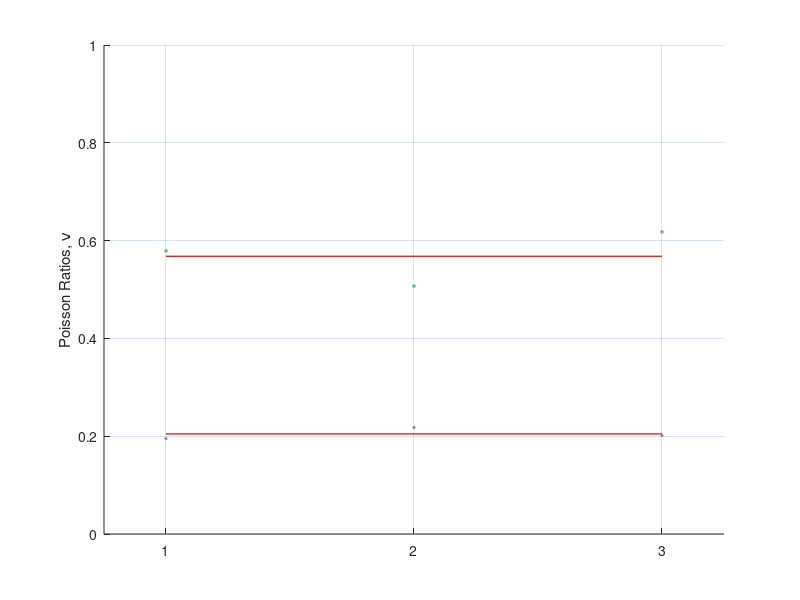

MATLAB code for this plot:

poisson_12 = [0.195, 0.218, 0.201];
poisson_23 = [0.579, 0.507, 0.618];
label = [1,2,3];

mean_12 = mean(poisson_12)
mean_23 = mean(poisson_23)
mean_12 = mean_12*ones(3,1)
mean_23 = mean_23*ones(3,1)

v=500*ones(360,1)

fig=figure('units','inch','position',[0,0,3.5,2.5]); hold on; grid on; set(gca,'FontSize',10);
 
% plot(StrainG12_Stat,Stress_mean,'LineWidth',1.5,'Color',[0.75,0.75,0.75]);


plot(label,poisson_12,'o','MarkerSize',2,...
    'MarkerEdgeColor',[0.75,0.75,0.75],...
    'MarkerFaceColor',[0, 0.4470, 0.7410],'LineWidth',0.5,'Color',[0, 0.4470, 0.7410])

plot(label,poisson_23,'s','MarkerSize',2,...
    'MarkerEdgeColor',[0.75,0.75,0.75],...
    'MarkerFaceColor',[0, 0.75, 0.75],'LineWidth',0.5,'Color',[0, 0.75, 0.75])

plot(label,mean_12,'LineWidth',0.85,'Color',[0.8,0,0]);
plot(label,mean_23,'LineWidth',0.85,'Color',[0.8,0,0]);

 ylim([0 1]); set(gca,'YTick',[0:0.2:1]);
%  
 xlim([0.75 3.25]); set(gca,'xTick',[1:3]);


%  legend([a b c d e],'m = 0.1 kg','m = 0.2 kg','m = 0.3 kg','m = 0.4 kg','m = 0.5 kg')



       ylabel('Poisson Ratios, \nu')
%        xlabel('Sample, \gamma')
 
grid on 
set(gca,'GridColor',[0.1 0.2 0.9]) % a bluish color
print(gcf,'Poissons12and23.png','-dpng','-r700');   
